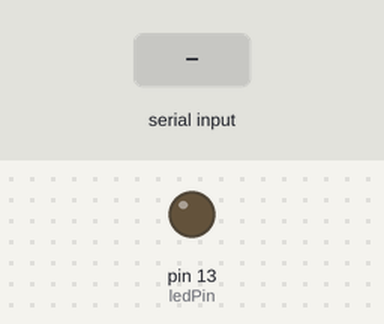
Recording of a sketch running on a simulated Arduino Uno, built with avr-gcc and run on an emulated ATmega328P. Shown: output pins drawn as LEDs (lit = HIGH). The inputs (shaded band) are chosen by the test bench.

Above: at 1.2 s.
1.3 s: "H" received over Serial
At 2.3 s:
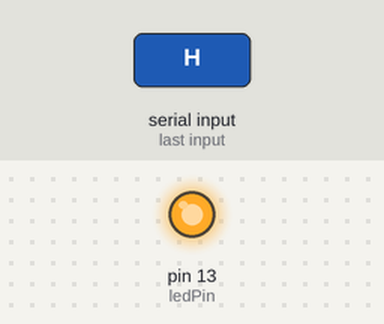
2.8 s: "L" received over Serial
At 3.4 s:
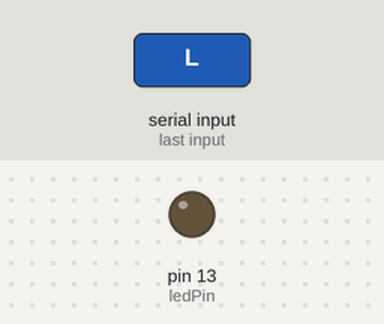
Timing chart, 0 to 5.8 s (numbered marks = the images above; inputs shaded):
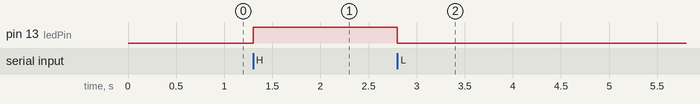

The sketch:

com_ctrl_pin13.ino
```cpp
int ledPin = 13;
char command;

void setup()
{
  pinMode(ledPin, OUTPUT);
  Serial.begin(9600);
}

void loop ()
{
  command = Serial.read();
  if (command == 'H')
   {
      digitalWrite(ledPin, HIGH);
   }
   if (command == 'L')
   {
      digitalWrite(ledPin, LOW);
   }
}
```

Measured:
- after the input at 1.3 s, pin 13 (ledPin): LOW → HIGH at once
- after the input at 2.8 s, pin 13 (ledPin): HIGH → LOW at once
